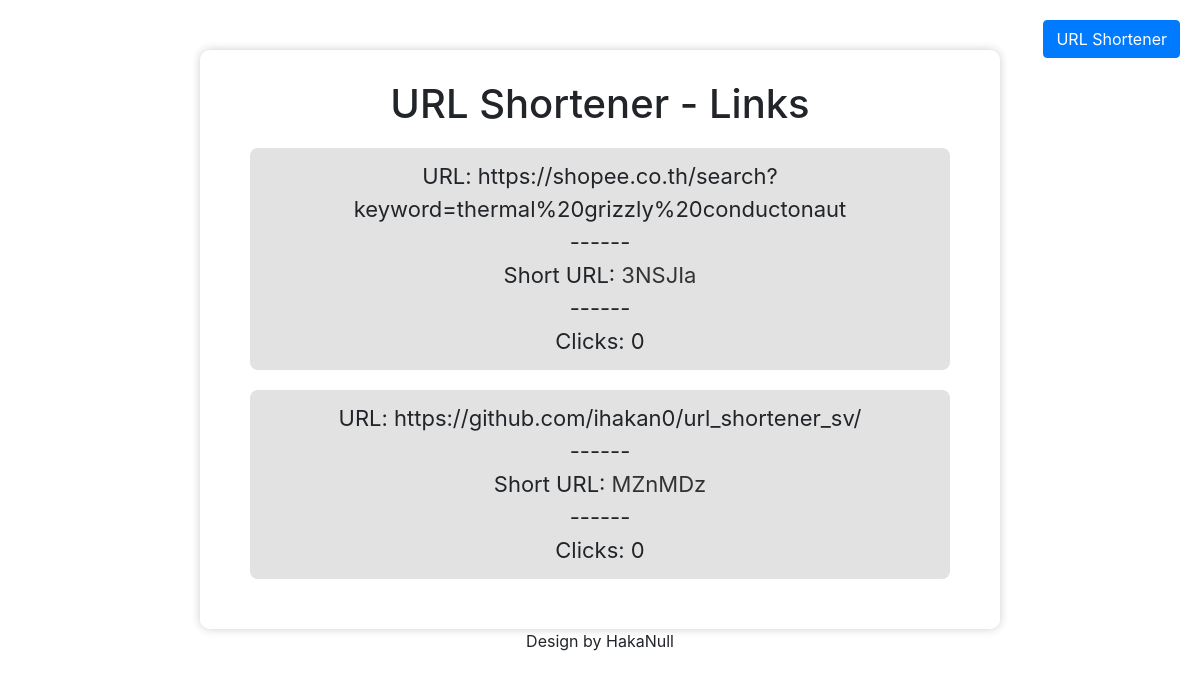
The app's page /links, older data.
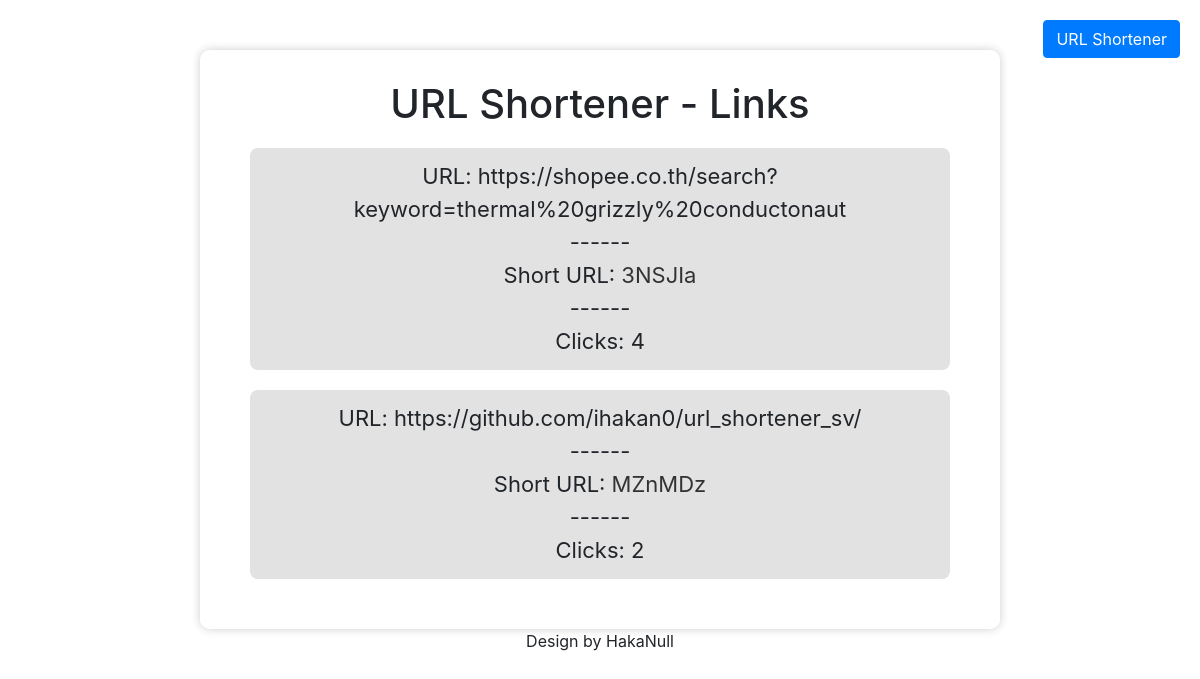
The same page, newer data.
### models.py (models this page shows, shortened)
class Link(db.Model):
    id = db.Column(db.Integer, primary_key=True)
    original_url = db.Column(db.String(1024))
    short_url = db.Column(db.String(6), unique=True)
    views = db.Column(db.Integer, default=0)
    date_created = db.Column(db.DateTime, default=datetime.now)

### routes.py (the view)
@shortener.route('/links')
def links():
    links = Link.query.all()
    return render_template('links.html', links=links)

### templates/links.html (shortened to what this page needs)
<!DOCTYPE html>
<html lang="en">
<head>
    <link rel="stylesheet" href="https://cdn.jsdelivr.net/npm/bootstrap@4.0.0/dist/css/bootstrap.min.css"
>
</head>
<body>
    <div class="container">
        <h1>URL Shortener - Links</h1>
        {% for link in links %}
        <p style="text-align: center" class="custom-p">
            URL: {{ link.original_url }} <br>------<br>Short URL: <a
                href="{{ url_for('shortener.redirect_to_url', short_url=link.short_url, _external=True) }}">{{ link.short_url }}</a>
            <br>------<br>Clicks: {{ link.views }}
        </p>
        {% endfor %}
    </div>
</body>
<a href="/" class="btn btn-primary" style="position: fixed; top: 20px; right: 20px;">URL Shortener</a>
<footer style="text-align: center"> Design by HakaNull</footer>
</html>

### templates/links.html (style rules this page uses)
.container { background-color: rgba(255, 255, 255, 0.8); max-width: 800px; margin-top: 50px; padding: 30px; border-radius: 10px; box-shadow: 0 0 10px rgba(0, 0, 0, 0.2); }
h1 { text-align: center; margin-bottom: 20px; }
.custom-p { cursor: pointer; margin: 20px; padding: 12px; border-radius: 8px; font-size: 22px; background-color: rgb(226, 226, 226); max-width: 800px; word-wrap: break-word; }
.custom-p a { color: #333; text-decoration: none; }

Row changes from the older to the newer data that the page shows:
changed Link "https://shopee.co.th/search?keyword=thermal%20grizzly%20conductonaut": views "0" → "4"
changed Link "https://github.com/ihakan0/url_shortener_sv/": views "0" → "2"
